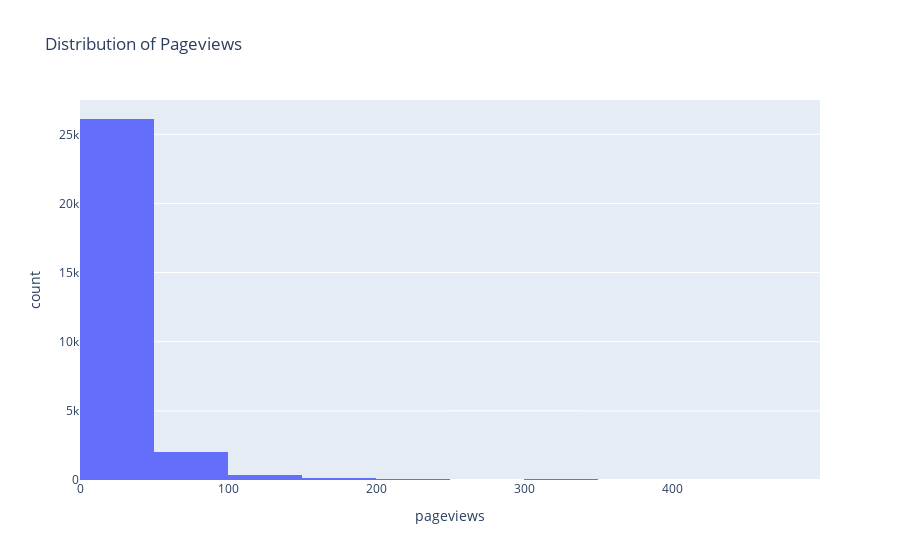

The notebook cell this image was saved under:
### Code cell
# Distribution of Pageviews
fig_pageviews = px.histogram(df, x='pageviews', nbins=20, title='Distribution of Pageviews')
fig_pageviews.show()

### Figure 1 — Plotly figure (JSON) as saved in the notebook; plotly's stock layout.template omitted (floating-point values rounded to 4 significant figures; data arrays with more than 128 entries replaced by an {"elided": "..."} marker saying what was removed)
{"data": [{"alignmentgroup": "True", "bingroup": "x", "hovertemplate": "pageviews=%{x}<br>count=%{y}<extra></extra>", "legendgroup": "", "marker": {"color": "#636efa", "pattern": {"shape": ""}}, "name": "", "nbinsx": 20, "offsetgroup": "", "orientation": "v", "showlegend": false, "type": "histogram", "x": {"elided": "28785 int values"}, "xaxis": "x", "yaxis": "y"}], "layout": {"barmode": "relative", "legend": {"tracegroupgap": 0}, "title": {"text": "Distribution of Pageviews"}, "xaxis": {"anchor": "y", "domain": [0, 1], "title": {"text": "pageviews"}}, "yaxis": {"anchor": "x", "domain": [0, 1], "title": {"text": "count"}}}}
